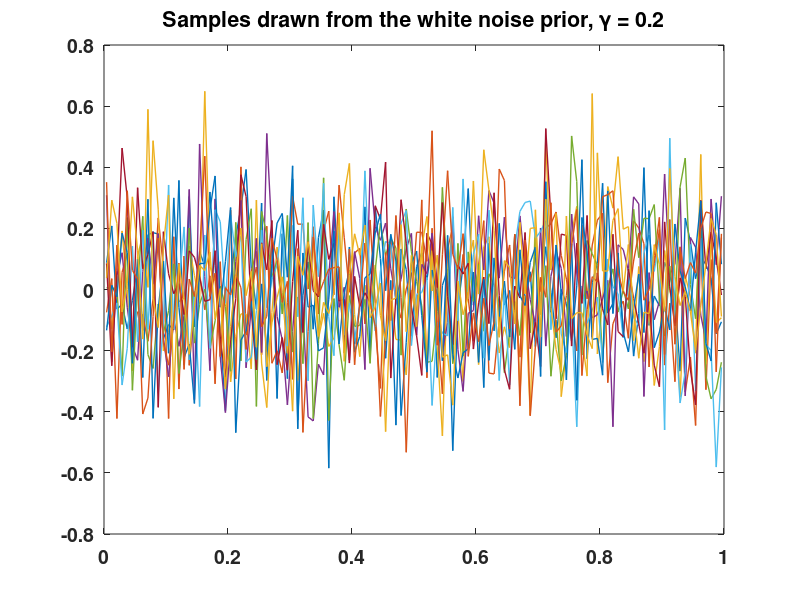
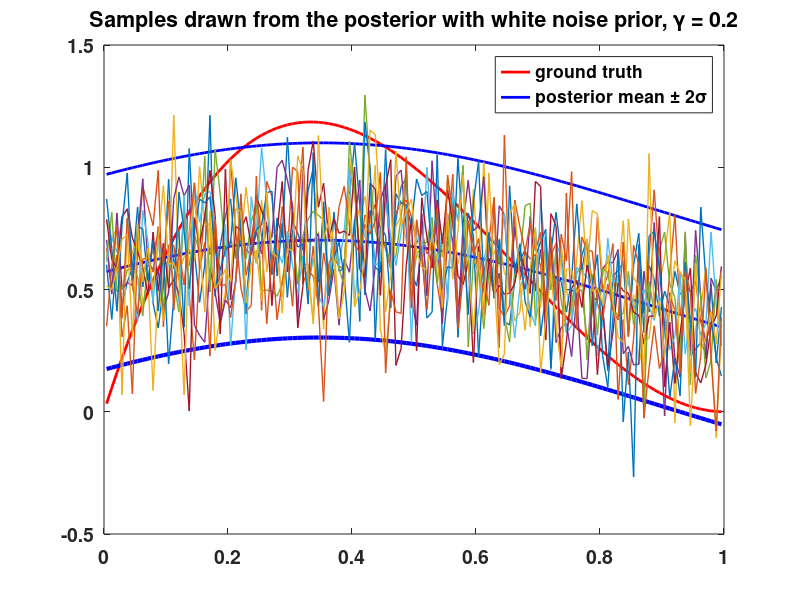
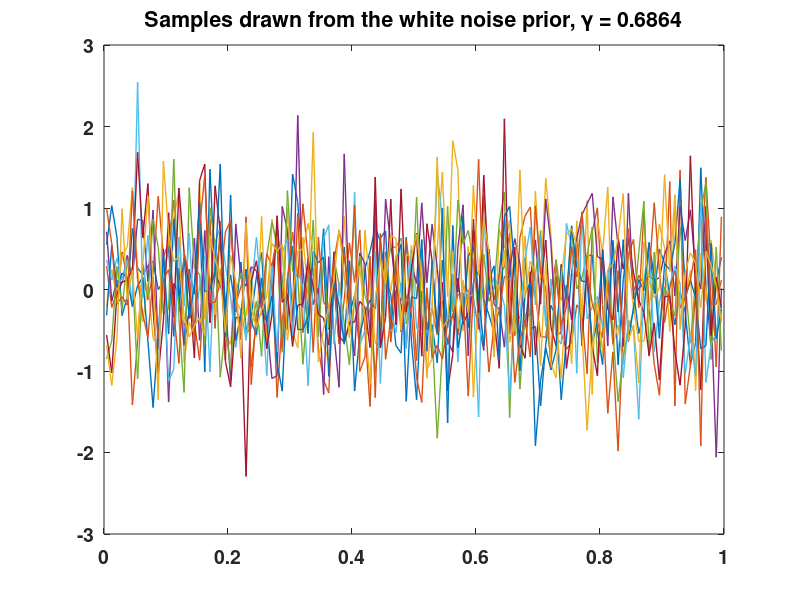
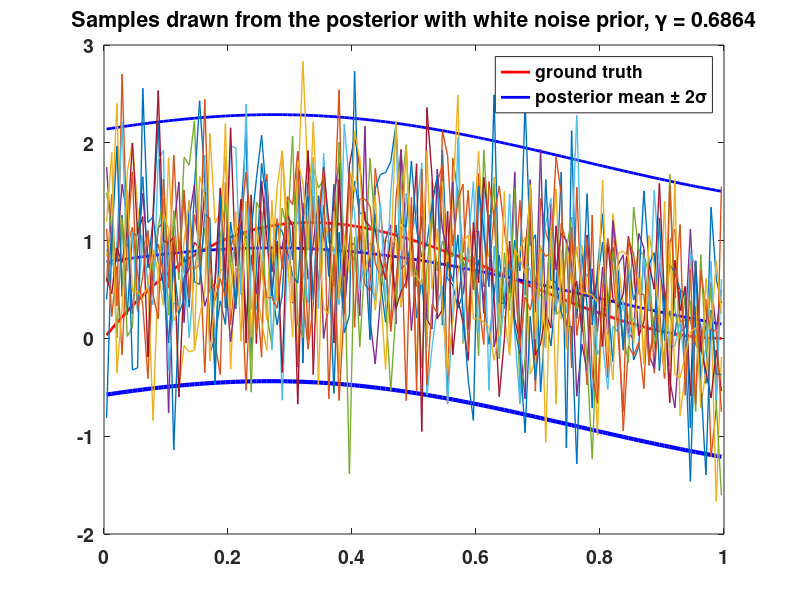

Reproduce these figures in MATLAB, in order.
% Deconvolution example from the lectures of weeks 9 and 10
clear all; close all;
set(0,'DefaultLineLineWidth',2,'DefaultAxesFontSize',14,...
    'DefaultAxesFontWeight','bold');
noiselevel = .1;

% Simulate measurement data using a dense grid
N1 = 150;
s1 = linspace(1/N1/2,1-1/N1/2,N1)';
t1 = s1;
omega = .5;
[T1,S1] = meshgrid(t1,s1);
A = exp(-1/(2*omega^2)*(T1-S1).^2)/N1;
x_true1 = 8*t1.^3 - 16*t1.^2 + 8*t1;
y_01 = A*x_true1;

% Interpolate the data onto a coarser grid and calculate A using the
% coarser grid
N = 120;
s = linspace(1/N/2,1-1/N/2,N)';
t = s;
[T,S] = meshgrid(t,s);
A = exp(-1/(2*omega^2)*(T-S).^2)/N;
x_true = 8*t.^3 - 16*t.^2 + 8*t;
y_0 = interp1(s1,y_01,s);
rng(100); % reproducible experiments
sigma = noiselevel*max(abs(y_0)); % std of the noise
y = y_0 + sigma*randn(size(y_0)); % measurement with noise
Gamma_noise = sigma^2*eye(N); % covariance of the noise
moro = sigma * sqrt(N); % Morozov discrepancy goal
eta_0 = zeros(N,1); % mean of the noise

%% White noise prior
fprintf('Reconstructions with the white noise prior\n');
for gamma = [.2,0.6864,2]
    % Since we have a linear model with additive Gaussian noise and
    % Gaussian prior, the posterior is also Gaussian with explicitly
    % known mean and covariance. Let us draw some samples from both the
    % prior and posterior distributions using the coloring transform.
    % Moreover, we draw the CM estimate of the posterior distribution
    % and draw the 2-sigma credibility envelopes.
    x_0 = zeros(N,1); % prior mean
    Gamma_pr = gamma^2 * eye(N); % prior covariance
    G = A*Gamma_pr*A.' + Gamma_noise; % Kalman gain     
    x_bar = x_0 + Gamma_pr * A.' * inv(G) * (y-A*x_0-eta_0); % posterior mean
    Gamma_post = Gamma_pr - Gamma_pr * A.' * inv(G) * A * Gamma_pr; % posterior covariance
    Gamma_post = (Gamma_post+Gamma_post')/2;
    
    % Remark: The "inv" command is used rather liberally in what follows.
    % As a rule of thumb, it is usually better to use matrix decompositions
    % such as LU or Cholesky decomposition or numerical linear system solvers.

    % Draw some samples from the prior
    R_pr = chol(inv(Gamma_pr));
    samples_pr = R_pr \ randn(N,10) + x_0; % coloring transform
    %samples_pr = mvnrnd(x_0,Gamma_pr,10); % sampling a Gaussian density using mvnrnd
    figure;
    plot(t,samples_pr','LineWidth',1);
    title(['Samples drawn from the white noise prior, \gamma = ',num2str(gamma)]);

    % Draw some samples from the posterior
    R_post = chol(inv(Gamma_post));
    samples_post = R_post \ randn(N,10) + x_bar; % coloring transform
    %samples_post = mvnrnd(x_bar,Gamma_post,10); % sampling a Gaussian density using mvnrnd
    
    % We can marginalize the posterior w.r.t. each component in order
    % to obtain the 2-sigma credibility envelopes.
    variances = diag(Gamma_post);
    figure;
    plot(t,x_true,'r',t,x_bar,'b',t,x_bar+2*sqrt(variances(:)),'b',t,x_bar-2*sqrt(variances(:)),'b','LineWidth',3), hold on;
    plot(t,samples_post','LineWidth',1)
    legend('ground truth','posterior mean \pm 2\sigma')
    title(['Samples drawn from the posterior with white noise prior, \gamma = ',num2str(gamma)])
    hold off;
    
    disp(['gamma = ',num2str(gamma)]);
    disp(['Morozov discrepancy goal: ',num2str(moro)]);
    disp(['Obtained discrepancy: ',num2str(norm(A*x_bar-y))]);
end

%% Smoothness prior
L = -diag(ones(N-1,1),-1) + 2*eye(N) - diag(ones(N-1,1),1);
fprintf('\nReconstructions with the smoothness prior\n');
for gamma = [0.001,0.0064,0.02]
    % Since we have a linear model with additive Gaussian noise and
    % Gaussian prior, the posterior is also Gaussian with explicitly
    % known mean and covariance. Let us draw some samples from both the
    % prior and posterior distributions using the coloring transform.
    % Moreover, we draw the CM estimate of the posterior distribution
    % and draw the 2-sigma credibility envelopes.
    x_0 = zeros(N,1); % prior mean
    Gamma_pr = gamma^2 * inv(L'*L); % prior covariance
    Gamma_pr = (Gamma_pr+Gamma_pr')/2;
    G = A*Gamma_pr*A.' + Gamma_noise; % Kalman gain  
    x_bar = x_0 + Gamma_pr * A.' * inv(G) * (y-A*x_0-eta_0); % posterior mean      
    Gamma_post = Gamma_pr - Gamma_pr * A.' * inv(G) * A * Gamma_pr; % posterior covariance
    Gamma_post = (Gamma_post+Gamma_post')/2;
    
    % Remark: The "inv" command is used rather liberally in what follows.
    % As a rule of thumb, it is usually better to use matrix decompositions
    % such as LU or Cholesky decomposition or numerical linear system solvers.

    % Draw some samples from the prior
    R_pr = chol(inv(Gamma_pr));
    samples_pr = R_pr \ randn(N,10) + x_0; % coloring transform
    %samples_pr = mvnrnd(zeros(N,1),Gamma_pr,10); % sampling a Gaussian density using mvnrnd
    figure;
    plot(t,samples_pr','LineWidth',1);
    title(['Samples drawn from the smoothness prior, \gamma = ',num2str(gamma)]);

    % Draw some samples from the posterior
    R_post = chol(inv(Gamma_post));
    samples_post = R_post \ randn(N,10) + x_bar; % coloring transform
    %samples_post = mvnrnd(x_bar,Gamma_post,10); % sampling a Gaussian density using mvnrnd
    
    % We can marginalize the posterior w.r.t. each component in order
    % to obtain the 2-sigma credibility envelopes.
    variances = diag(Gamma_post);
    figure;
    plot(t,x_true,'r',t,x_bar,'b',t,x_bar+2*sqrt(variances(:)),'b',t,x_bar-2*sqrt(variances(:)),'b','LineWidth',3), hold on;
    plot(t,samples_post','LineWidth',1)
    legend('ground truth','posterior mean \pm 2\sigma')
    title(['Samples drawn from the posterior with smoothness prior, \gamma = ',num2str(gamma)])
    hold off;   
    
    disp(['gamma = ',num2str(gamma)]);
    disp(['Morozov discrepancy goal: ',num2str(moro)]);
    disp(['Obtained discrepancy: ',num2str(norm(A*x_bar-y))]);
end

